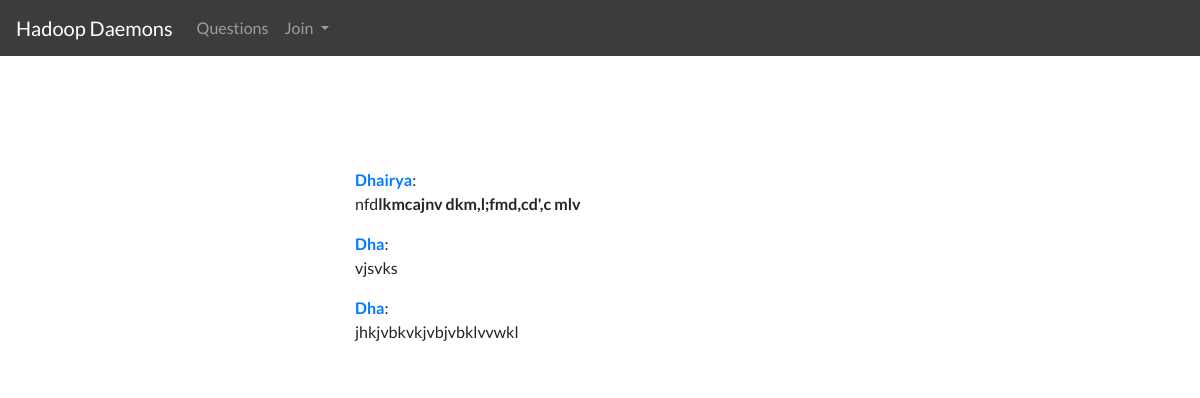
/post/30/commentlist, run on the app's committed database.
### my_app/models.py (models this page shows, shortened)
class Comment(models.Model):
    post=models.ForeignKey('Post',related_name="Comment",on_delete=models.CASCADE)
    author=models.ForeignKey('auth.User',on_delete=models.CASCADE)
    text=models.TextField()
    create_date=models.DateTimeField(default=timezone.now)
    def __str__(self):
        return str(self.author)

### my_app/views.py (the view)
# urls.py: url(r'^post/(?P<pk>\d+)/commentlist$',views.CommentListView.as_view(),name="comment_list"),
class CommentListView(DetailView):
    model=Post
    template_name="comment_list.html"

### my_app/templates/my_app/comment_list.html
{% extends 'my_app/base.html' %}
{% block body_block %}
<div class="comments center post">
    <h1 class="commenttitle techfont">Comments :</h1>
       {% for comments in post.Comment.all %}
           <div><strong><a href = "{% url 'my_app:get_user_profile' username=comments.author %}">{{comments|title}}</a></strong>:{{comments.text|safe|linebreaksbr}}</div>
        {% endfor %}
</div>
{% endblock %}

### my_app/static/css/main.css (style rules this page uses)
.center { margin-left:300px; margin-right:300px; }
.techfont { font-family: 'Russo One', sans-serif; font-size: 20px; text-align: center; }
.post { font-family: 'Armata', sans-serif; background-color: white; padding:10px; margin-top:10px; position: relative; }
.commenttitle { font-size: 70px; color: white; }
body { background-color: rgb(226, 233, 240); }
.loader { filter:hue-rotate(0deg); background-image: url("https://images.unsplash.com/photo-1488190211105-8b0e65b80b4e"); background-position: center; background-size: cover; background-attachment: fixed; background-repeat: no-repeat; width: 100%; height: 100%; }
html { width: 100%; height: 100%; }

### my_app/templates/my_app/base.html (style rules this page uses)
* { font-family: 'Lato', sans-serif; }

### data on the page
Comment: author.username "Dhairya", text "nfd lkmcajnv dkm,l;fmd,cd',c mlv"
Comment: author.username "Dha", text "vjsvks"
Comment: author.username "Dha", text "jhkjvbkvkjvbjvbklvvwkl"
